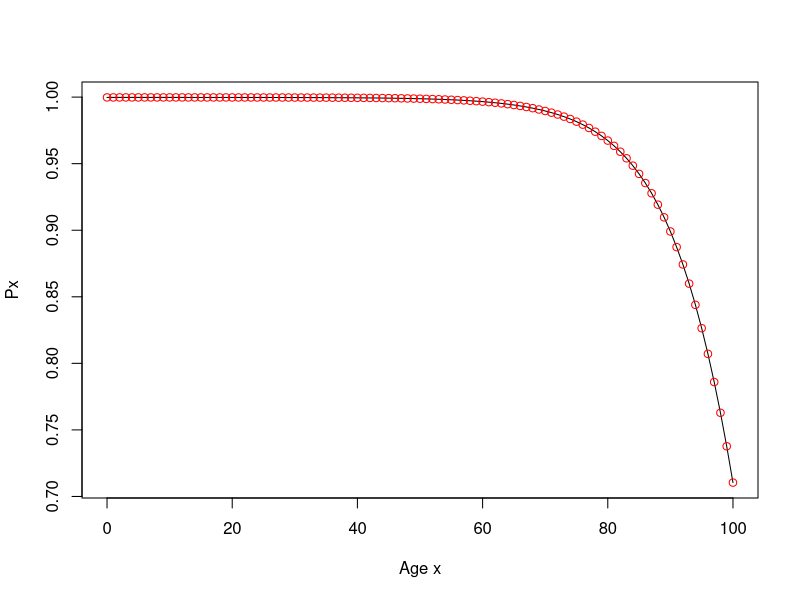
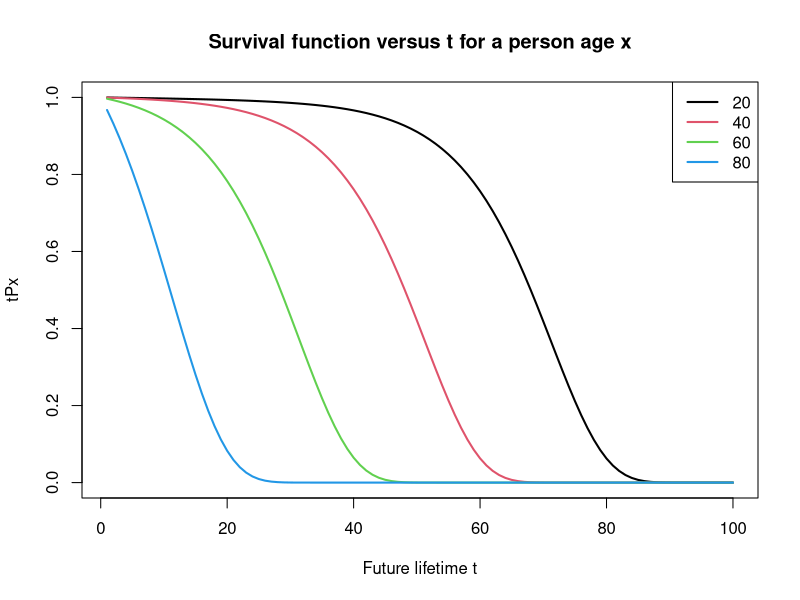
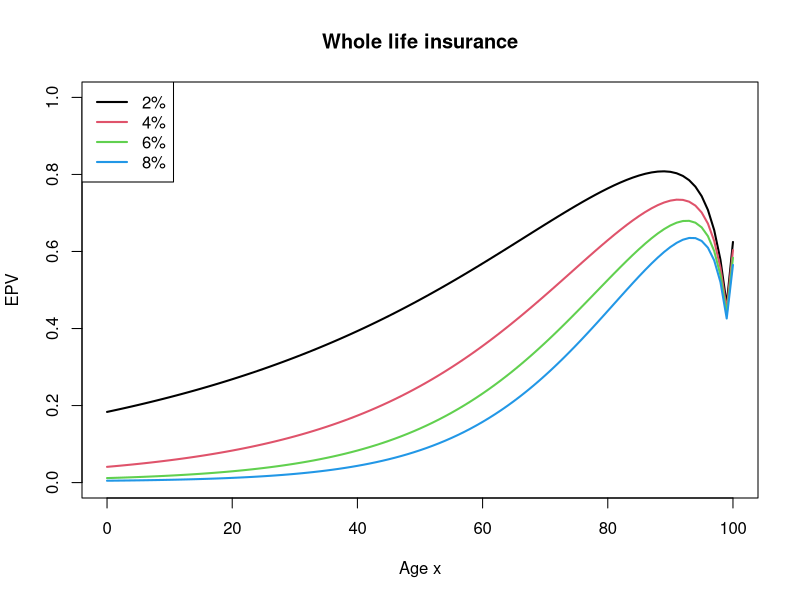
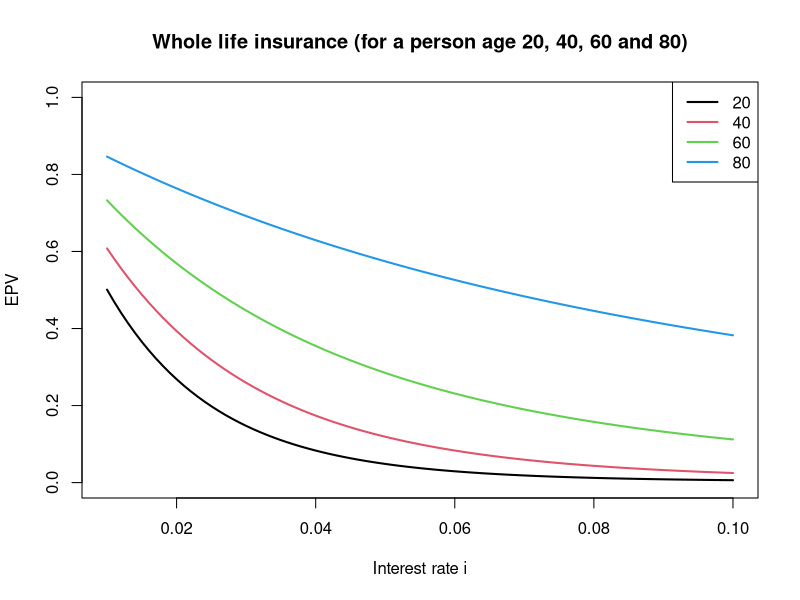
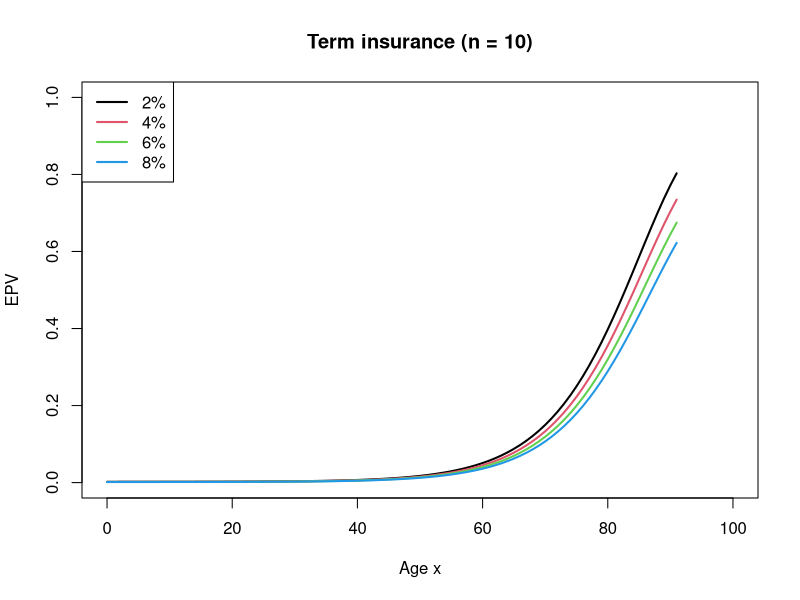
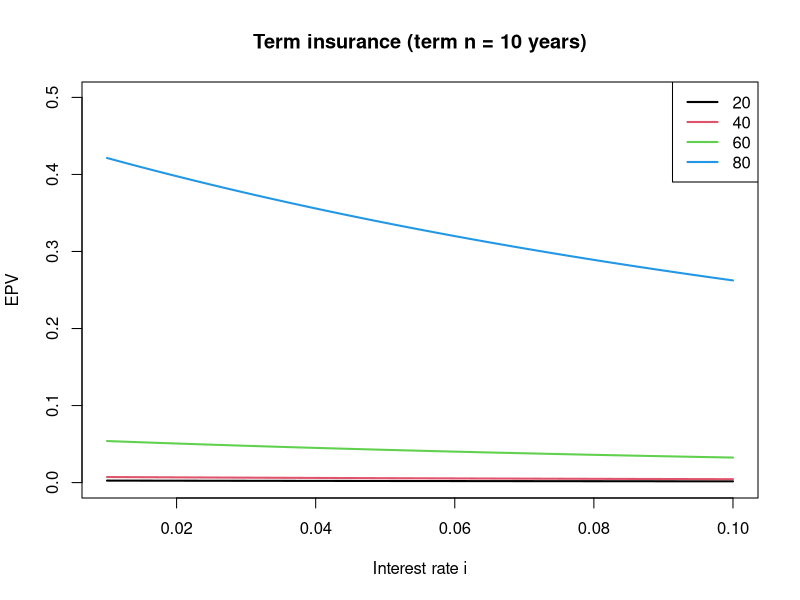
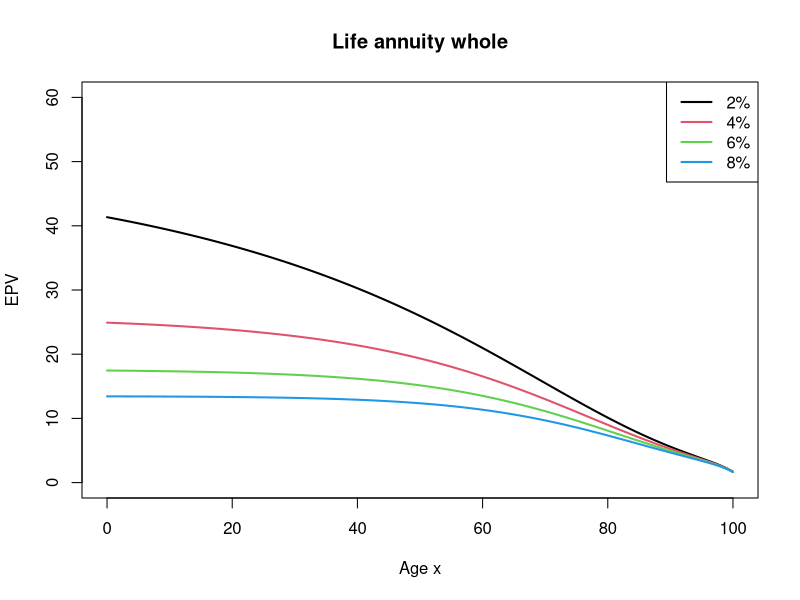
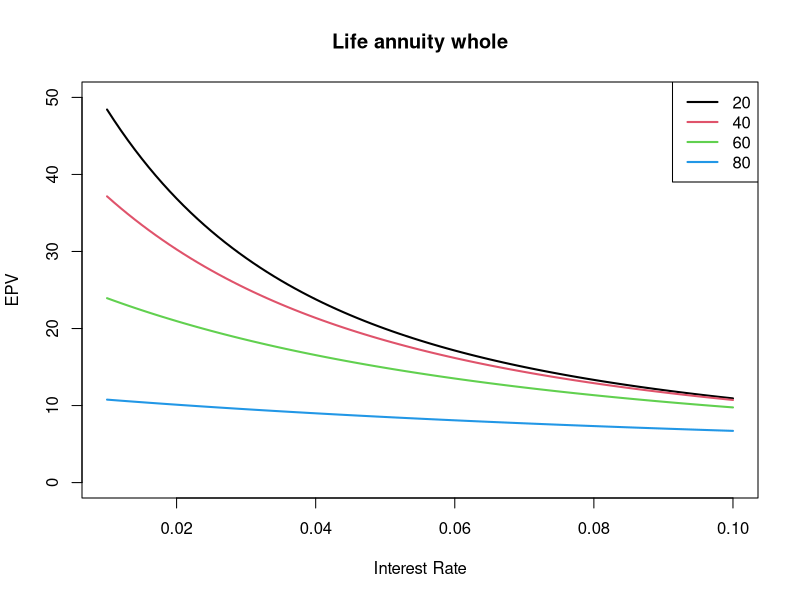

Source code (R) for these figures, in order:
## ---- chunk 1
knitr::opts_chunk$set(echo = TRUE)
## ---- chunk 2
library(pracma)

A = 0.00022; B = 2.7*10^-6; c = 1.124

mu_x <- function(x) {
  A + B*c^x
}

t_p_x <- function(t, x) {
  a <- integral(mu_x, x, x+t)
  exp(-1 * a)
}

t_p_x_2 <- function(t, x) {
  s <- exp(-A)
  g <- exp(-B/(log(c)))
  return(s^t * g^(c^x * (c^t - 1)))
}

## ---- chunk 3
plot(0:100, t_p_x_2(1, 0:100), type = "l", xlab = "Age x", ylab = "Px")

a <- NULL

for (i in 0:100) {
  a[i+1] <- t_p_x(1, i)
}

points(0:100, a, col = "red")
## ---- chunk 4
plot(1:100, t_p_x_2(1:100, 20), type = "l", col = 1, ylim = c(0, 1), lwd = 2,
     main = "Survival function versus t for a person age x", xlab = "Future lifetime t", ylab = "tPx")

lines(1:100, t_p_x_2(1:100, 40), col = 2, lwd = 2)

lines(1:100, t_p_x_2(1:100, 60), col = 3, lwd = 2)

lines(1:100, t_p_x_2(1:100, 80), col = 4, lwd = 2)

legend("topright",legend = c("20", "40", "60", "80"), col = 1:4, lty = 1, lwd = 2)

## ---- chunk 5
px <- t_p_x_2(1, 0:100)

qx <- 1 - px

age <- 0:100

life_table <- data.frame(age, px, qx); head(life_table)
## ---- chunk 6
whole_life_insurance <- function(age, i, life_table) {
  px <- 1 - qx
  kpx <- c(1, cumprod(px[(age+1):(length(px) - 1)]))
  kqx <- kpx * qx[(age+1):length(qx)]
  discount_factors <- (1+i) ^ - (1:length(kqx))
  sum(discount_factors * kqx)
}

age <- 0:100; EPV <- NULL

for (i in 1:length(age)) {
  EPV[i] <- whole_life_insurance(age[i], i = 0.02, life_table)
}

plot(age, EPV, type = 'l', col = 1, lwd = 2, ylim = c(0, 1),
     main = "Whole life insurance", xlab = "Age x", ylab = "EPV")

for (i in 1:length(age)) {
  EPV[i] <- whole_life_insurance(age[i], i = 0.04, life_table)
}

lines(age, EPV, type = 'l', col = 2, lwd = 2)

for (i in 1:length(age)) {
  EPV[i] <- whole_life_insurance(age[i], i = 0.06, life_table)
}

lines(age, EPV, type = 'l', col = 3, lwd = 2)

for (i in 1:length(age)) {
  EPV[i] <- whole_life_insurance(age[i], i = 0.08, life_table)
}

lines(age, EPV, type = 'l', col = 4, lwd = 2)

legend("topleft",legend = c("2%", "4%", "6%", "8%"), col = 1:4, lty = 1, lwd = 2)
## ---- chunk 7
interest_rates <- seq(0.01, 0.10, by = 0.001); EPV <- NULL

for (i in 1:length(interest_rates)) {
  EPV[i] <- whole_life_insurance(age = 20, interest_rates[i], life_table)
}

plot(interest_rates, EPV, type = 'l', col = 1, ylim = c(0, 1), lwd = 2,
     main = "Whole life insurance (for a person age 20, 40, 60 and 80)", xlab = "Interest rate i", ylab = "EPV")

for (i in 1:length(interest_rates)) {
  EPV[i] <- whole_life_insurance(age = 40, interest_rates[i], life_table)
}

lines(interest_rates, EPV, type = 'l', col = 2, lwd = 2)

for (i in 1:length(interest_rates)) {
  EPV[i] <- whole_life_insurance(age = 60, interest_rates[i], life_table)
}

lines(interest_rates, EPV, type = 'l', col = 3, lwd = 2)

for (i in 1:length(interest_rates)) {
  EPV[i] <- whole_life_insurance(age = 80, interest_rates[i], life_table)
}

lines(interest_rates, EPV, type = 'l', col = 4, lwd = 2)

legend("topright",legend = c("20", "40", "60", "80"), col = 1:4, lty = 1, lwd = 2)

## ---- chunk 8
term_insurance <- function(age, n, i, life_table) {
  qx <- life_table$qx
  px <- 1 - qx
  kpx <- c(1, cumprod(px[(age+1):(age+n-1)]))
  kqx <- kpx * qx[(age+1):(age+n)]
  discount_factors <- (1 + i) ^ - (1:length(kqx))
  sum(discount_factors * kqx)
}

age <- 0:100; EPV <- NULL

for (i in 1:length(age)) {
  EPV[i] <- term_insurance(age[i], n = 10, i = 0.02, life_table)
}

plot(age, EPV, type = 'l', col = 1, lwd = 2, ylim = c(0, 1),
     main = "Term insurance (n = 10)", xlab = "Age x", ylab = "EPV")

for (i in 1:length(age)) {
  EPV[i] <- term_insurance(age[i], n = 10, i = 0.04, life_table)
}

lines(age, EPV, type = 'l', col = 2, lwd = 2)

for (i in 1:length(age)) {
  EPV[i] <- term_insurance(age[i], n = 10, i = 0.06, life_table)
}

lines(age, EPV, type = 'l', col = 3, lwd = 2)

for (i in 1:length(age)) {
  EPV[i] <- term_insurance(age[i], n = 10, i = 0.08, life_table)
}

lines(age, EPV, type = 'l', col = 4, lwd = 2)

legend("topleft",legend = c("2%", "4%", "6%", "8%"), col = 1:4, lty = 1, lwd = 2)
## ---- chunk 9
interest_rates <- seq(0.01, 0.10, by = 0.001); EPV <- NULL

for (i in 1:length(interest_rates)) {
  EPV[i] <- term_insurance(age = 20, n = 10, interest_rates[i], life_table)
}

plot(interest_rates, EPV, type = 'l', col = 1, lwd = 2, ylim = c(0, 0.5),
     main = "Term insurance (term n = 10 years)", xlab = "Interest rate i", ylab = "EPV")

for (i in 1:length(interest_rates)) {
  EPV[i] <- term_insurance(age = 40, n = 10, interest_rates[i], life_table)
}

lines(interest_rates, EPV, type = 'l', col = 2, lwd = 2)

for (i in 1:length(interest_rates)) {
  EPV[i] <- term_insurance(age = 60, n = 10, interest_rates[i], life_table)
}

lines(interest_rates, EPV, type = 'l', col = 3, lwd = 2)

for (i in 1:length(interest_rates)) {
  EPV[i] <- term_insurance(age = 80, n = 10, interest_rates[i], life_table)
}

lines(interest_rates, EPV, type = 'l', col = 4, lwd = 2)

legend("topright",legend = c("20", "40", "60", "80"), col = 1:4, lty = 1, lwd = 2)
## ---- chunk 10
life_annuity_whole <- function(age,i,life_table) {
  px<-1-life_table$qx
  kpx<-c(1,cumprod(px[(age+1):length(px)]))
  discount_factor<-(1+i)^-(0:(length(kpx)-1))
  benefits <- rep(1,length(kpx))
  sum(benefits*discount_factor*kpx)
}

age <- 0:100; EPV <- NULL

for(i in 1:length(age)){
  EPV[i]<-life_annuity_whole(age[i], i = 0.02, life_table)
}

plot(age, EPV, main = "Life annuity whole", ylim = c(0, 60),
     xlab = "Age x", ylab = "EPV", type="l", lwd=2, col = 1)

for(i in 1:length(age)){
  EPV[i]<-life_annuity_whole(age[i], i = 0.04, life_table)
}

lines(age, EPV, type = "l", lwd = 2, col = 2)

for(i in 1:length(age)){
  EPV[i]<-life_annuity_whole(age[i], i = 0.06, life_table)
}

lines(age, EPV, type = "l", lwd = 2, col = 3)

for(i in 1:length(age)){
  EPV[i]<-life_annuity_whole(age[i], i = 0.08, life_table)
}

lines(age, EPV, type = "l", lwd = 2, col = 4)

legend("topright", legend = c("2%", "4%", "6%", "8%"), col = 1:4, lty = 1, lwd = 2)
## ---- chunk 11
interest_rates<-seq(0.01,0.10, by=0.001); EPV<-NULL

for(i in 1: length (interest_rates)){
  EPV[i]<-life_annuity_whole(age = 20, interest_rates[i], life_table)
}

plot(interest_rates, EPV, main = "Life annuity whole", ylim = c(0, 50),
     xlab="Interest Rate", ylab="EPV", type="l", lwd=2, col = 1)

for(i in 1: length (interest_rates)){
  EPV[i]<-life_annuity_whole(age = 40, interest_rates[i], life_table)
}

lines(interest_rates,EPV, type="l", lwd=2, col = 2)

for(i in 1: length (interest_rates)){
  EPV[i]<-life_annuity_whole(age=60, interest_rates[i], life_table)
}

lines(interest_rates,EPV, type="l", lwd=2, col = 3)

for(i in 1: length (interest_rates)){
  EPV[i]<-life_annuity_whole(age=80, interest_rates[i], life_table)
}

lines(interest_rates,EPV, type="l", lwd=2, col = 4)

legend("topright",legend = c("20", "40", "60", "80"), col = 1:4, lty = 1, lwd = 2)

## ---- chunk 12
life_annuity_due <- function(age, n, i, life_table) {
  px <- 1 - life_table$qx #replace life table with tpx codes
  kpx <- c(1, cumprod(px[(age+1):(age+n-1)]))
  discount_factors <- (1+i)^ - (0:(n-1))
  sum(discount_factors * kpx)
}

age <- 0:100; EPV <- NULL

for (i in 1:length(age)) {
  EPV[i]<-life_annuity_due(age[i], i = 0.02, n = 20, life_table)
}

plot(age, EPV, main = "Life annuity due (term n = 20)", ylim = c(0, 20),
     xlab = "Age x", ylab = "EPV", type = "l", lwd = 2, col = 1)

for(i in 1:length(age)){
  EPV[i]<-life_annuity_due(age[i], i = 0.04, n = 20, life_table)
}

lines(age, EPV, type = "l", lwd = 2, col = 2)

for(i in 1:length(age)){
  EPV[i]<-life_annuity_due(age[i], i = 0.06, n = 20, life_table)
}

lines(age, EPV, type="l", lwd = 2, col = 3)

for(i in 1:length(age)){
  EPV[i]<-life_annuity_due(age[i], i = 0.08, n = 20, life_table)
}

lines(age, EPV, type="l", lwd = 2, col = 4)

legend("topright",legend = c("2%", "4%", "6%", "8%"), col = 1:4, lty = 1, lwd = 2)

## ---- chunk 13
interest_rates<-seq(0.01,0.10, by=0.001); EPV<-NULL

for(i in 1: length (interest_rates)){
  EPV[i]<-life_annuity_due(age = 20, interest_rates[i], n = 20, life_table)
}

plot(interest_rates,EPV ,main="Life annuity due (term n = 20)",
     xlab="Interest Rate", ylab="EPV", type="l", lwd=2, col = 1, ylim = c(0, 20))

for(i in 1: length (interest_rates)){
  EPV[i]<-life_annuity_due(age = 40, interest_rates[i], n = 20, life_table)
}

lines(interest_rates, EPV, type = "l", lwd=2, col = 2)

for(i in 1: length (interest_rates)){
  EPV[i]<-life_annuity_due(age = 60, interest_rates[i], n = 20, life_table)
}

lines(interest_rates, EPV, type = "l", lwd=2, col = 3)

for(i in 1: length (interest_rates)){
  EPV[i]<-life_annuity_due(age = 80, interest_rates[i], n = 20, life_table)
}

lines(interest_rates, EPV, type = "l", lwd=2, col = 4)

legend("topright",legend = c("20", "40", "60", "80"), col = 1:4, lty = 1, lwd = 2)
